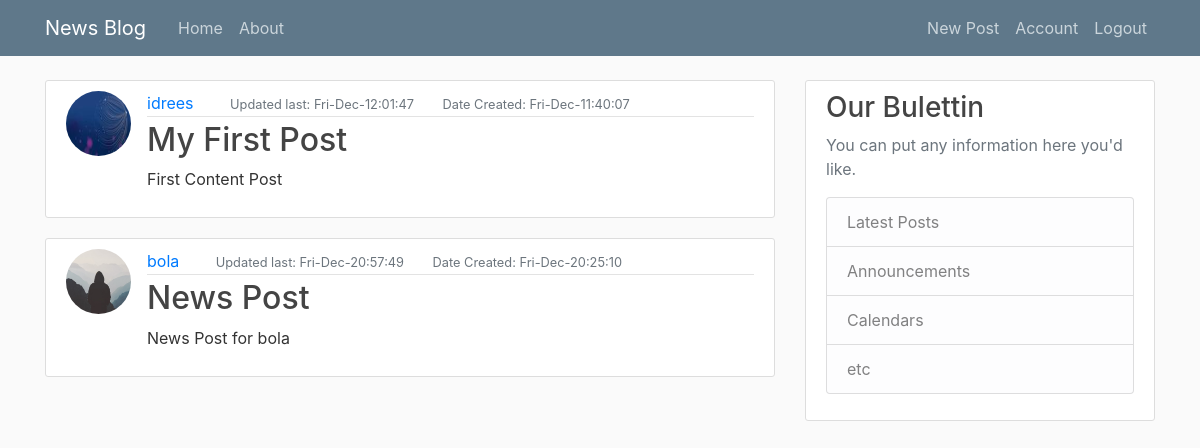
The app's page /home (signed in), older data.
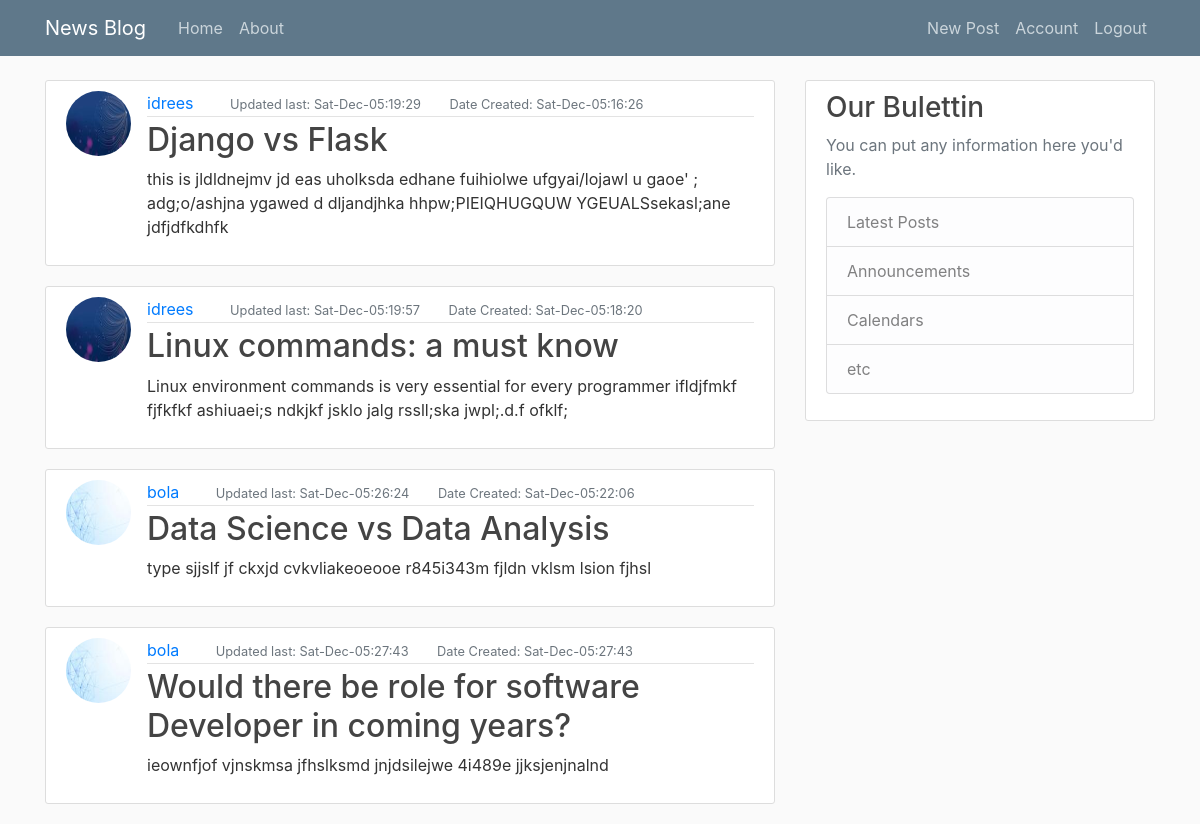
The same page, newer data.
### newspost/model.py (models this page shows, shortened)
class Post(db.Model):
    id = db.Column(db.Integer, primary_key=True, nullable=False)
    title = db.Column(db.String(60),unique=True, nullable=False)
    content = db.Column(db.Text(420), nullable=False, unique=True)
    date_posted = db.Column(db.DateTime, nullable=False, default=datetime.utcnow)
    date_updated = db.Column(db.DateTime, nullable=False, default=datetime.utcnow)
    user_id = db.Column(db.Integer, db.ForeignKey('user.id'), nullable=False)

class User(db.Model, UserMixin):
    id = db.Column(db.Integer, primary_key=True , nullable=False)
    username = db.Column(db.String(60),unique=True, nullable=False)
    email = db.Column(db.String(120), nullable=False, unique=True)
    password = db.Column(db.String(), nullable=False)
    image_file = db.Column(db.String, default='default.jpg')
    date_updated = db.Column(db.DateTime, nullable=False, default=datetime.utcnow)
    post = db.relationship('Post', backref='author', lazy=True)

### newspost/routes.py (the view)
@app.route('/')
@app.route('/home')
@login_required
def home():
    posts = Post.query.all()
    return render_template('home.html', title='Home', posts=posts)

### newspost/model.py (called while the page is built)
@login_manager.user_loader
def load_user(user_id):
    return User.query.get(int(user_id))

### newspost/Templates/home.html (shortened to what this page needs)
{% extends 'base.html' %}
    {% block content %}
        {% for post in posts %}
        <article class="media content-section">
          <img class="rounded-circle article-img" src="{{ url_for('static', filename='img/' + post.author.image_file) }}">
          <div class="media-body">
            <div class="article-metadata">
              <a class="mr-2" href="{{url_for('account')}}">{{ post.author.username }}</a>
              <small class="text-muted ml-4 ">Updated last: {{ post.date_posted.strftime('%a-%b-%X') }}</small>
              <small class="text-muted ml-4">Date Created: {{ post.date_updated.strftime('%a-%b-%X') }} </small>
            </div>
            <h2><a class="article-title" href="{{url_for('post', post_id=post.id)}}">{{ post.title }}</a></h2>
            <p class="article-content">{{ post.content }}</p>
          </div>
        </article>
    {% endfor %}
    {% endblock content %}

### newspost/Templates/base.html (shortened to what this page needs)
<!DOCTYPE html>
<html>
<head>
    <link rel="stylesheet" href="https://maxcdn.bootstrapcdn.com/bootstrap/4.0.0/css/bootstrap.min.css">
    <link rel="stylesheet" type="text/css" href="{{ url_for('static', filename='main.css') }}">
</head>
<body>
    <header class="site-header">
      <nav class="navbar navbar-expand-md navbar-dark bg-steel fixed-top">
        <div class="container">
          <a class="navbar-brand mr-4" href="/">News Blog</a>
          <div class="collapse navbar-collapse" id="navbarToggle">
            <div class="navbar-nav mr-auto">
              <a class="nav-item nav-link" href="{{ url_for('home') }}">Home</a>
              <a class="nav-item nav-link" href="{{ url_for('about') }}">About</a>
            </div>
            <div class="navbar-nav">
              {% if current_user.is_authenticated %}
                <a class="nav-item nav-link" href="{{ url_for('new_post') }}">New Post</a>
                <a class="nav-item nav-link" href="{{ url_for('account') }}">Account</a>
                <a class="nav-item nav-link" href="{{ url_for('logout') }}">Logout</a>
              {% else %}
                <a class="nav-item nav-link" href="{{ url_for('login') }}">Login</a>
                <a class="nav-item nav-link" href="{{ url_for('register') }}">Register</a>
              {% endif %}
            </div>
          </div>
        </div>
      </nav>
    </header>
    <main role="main" class="container">
      <div class="row">
        <div class="col-md-8">
          {% block content %}{% endblock %}
        </div>
        <div class="col-md-4">
          <div class="content-section">
            <h3>Our Bulettin</h3>
            <p class='text-muted'>You can put any information here you'd like.
              <ul class="list-group">
                <li class="list-group-item list-group-item-light">Latest Posts</li>
                <li class="list-group-item list-group-item-light">Announcements</li>
                <li class="list-group-item list-group-item-light">Calendars</li>
                <li class="list-group-item list-group-item-light">etc</li>
              </ul>
            </p>
          </div>
        </div>
      </div>
    </main>
</body>
</html>

### newspost/static/main.css (style rules this page uses)
body { background: #fafafa; color: #333333; margin-top: 5rem; }
h1, h2, h3, h4, h5, h6 { color: #444444; }
a { text-decoration: none; }
.bg-steel { background-color: #5f788a; }
.site-header .navbar-nav .nav-link { color: #cbd5db; }
.content-section { background: #ffffff; padding: 10px 20px; border: 1px solid #dddddd; border-radius: 3px; margin-bottom: 20px; }
.article-title { color: #444444; }
.article-content { white-space: pre-line; }
.article-img { height: 65px; width: 65px; margin-right: 16px; }
.article-metadata { padding-bottom: 1px; margin-bottom: 4px; border-bottom: 1px solid #e3e3e3 }

Row changes from the older to the newer data that the page shows:
removed Post: image_file (placeholder picture), author.username "bola", date_posted "Fri-Dec-20:57:49", date_updated "Fri-Dec-20:25:10", title "News Post", content "News Post for bola"
changed Post: date_posted "Fri-Dec-12:01:47" → "Sat-Dec-05:19:29"; date_updated "Fri-Dec-11:40:07" → "Sat-Dec-05:16:26"; title "My First Post" → "Django vs Flask"; content "First Content Post" → "this is jldldnejmv jd eas uholksda edhane fuihiolwe ufgyai/lojawl u gaoe' ; adg;o/ashjna ygawed d dljandjhka hhpw;PIEIQHUGQUW YGEUALSsekasl;ane jdfjdfkdhfk"
added Post: image_file (picture), author.username "idrees", date_posted "Sat-Dec-05:19:57", date_updated "Sat-Dec-05:18:20", title "Linux commands: a must know", content "Linux environment commands is very essential for every programmer ifldjfmkf fjfkfkf ashiuaei;s ndkjkf jsklo jalg rssll;ska jwpl;.d.f ofklf;"
added Post: image_file (picture), author.username "bola", date_posted "Sat-Dec-05:26:24", date_updated "Sat-Dec-05:22:06", title "Data Science vs Data Analysis", content "type sjjslf jf ckxjd cvkvliakeoeooe r845i343m fjldn vklsm lsion fjhsl"
added Post: image_file (picture), author.username "bola", date_posted "Sat-Dec-05:27:43", date_updated "Sat-Dec-05:27:43", title "Would there be role for software Developer in coming years?", content "ieownfjof vjnskmsa jfhslksmd jnjdsilejwe 4i489e jjksjenjnalnd"
